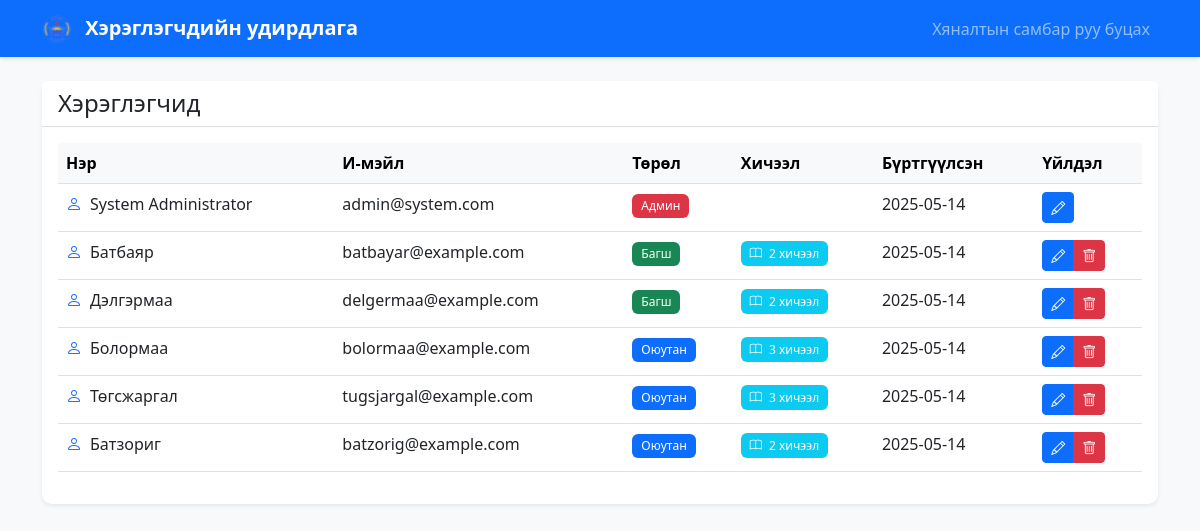
Screenshot of /users/manage.php (signed in) with the database file from the repository.
### tables this page shows
CREATE TABLE IF NOT EXISTS users (
    id INT AUTO_INCREMENT PRIMARY KEY,
    name VARCHAR(255) NOT NULL,
    email VARCHAR(255) NOT NULL UNIQUE,
    password VARCHAR(255) NOT NULL,
    role ENUM('admin', 'teacher', 'student') NOT NULL,
    created_at TIMESTAMP DEFAULT CURRENT_TIMESTAMP
);

### users/manage.php (the view, shortened to what this page needs)
<?php
require_once '../db.php';
$stmt = $conn->prepare("
    SELECT
        u.id,
        u.name,
        u.email,
        u.role,
        u.created_at,
        (SELECT COUNT(*) FROM courses WHERE teacher_id = u.id) as course_count,
        (SELECT COUNT(*) FROM course_enrollments WHERE student_id = u.id) as enrolled_courses
    FROM users u
    ORDER BY u.created_at DESC
");
$stmt->execute();
$users = $stmt->get_result()->fetch_all(MYSQLI_ASSOC);
?>
<!DOCTYPE html>
<html lang="mn">
<head>
    <link href="https://cdn.jsdelivr.net/npm/bootstrap@5.3.0/dist/css/bootstrap.min.css" rel="stylesheet">
    <link rel="stylesheet" href="https://cdn.jsdelivr.net/npm/bootstrap-icons@1.7.2/font/bootstrap-icons.css">
    <link rel="stylesheet" href="../css/style.css">
</head>
<body class="bg-light">
    <nav class="navbar navbar-expand-lg navbar-dark bg-primary">
        <div class="container">
            <a class="navbar-brand" href="../dashboard/admin.php">
                <img src="../assets/logo.png" alt="Logo" height="30" class="d-inline-block align-text-top me-2">
                Хэрэглэгчдийн удирдлага
            </a>
            <div class="collapse navbar-collapse" id="navbarNav">
                <ul class="navbar-nav ms-auto">
                    <li class="nav-item">
                        <a class="nav-link" href="../dashboard/admin.php">Хяналтын самбар руу буцах</a>
                    </li>
                </ul>
            </div>
        </div>
    </nav>
    <div class="container mt-4">
        <div class="card shadow-sm">
            <div class="card-header bg-white">
                <h4 class="mb-0">Хэрэглэгчид</h4>
            </div>
            <div class="card-body">
                <div class="table-responsive">
                    <table class="table table-hover">
                        <thead class="table-light">
                            <tr>
                                <th>Нэр</th>
                                <th>И-мэйл</th>
                                <th>Төрөл</th>
                                <th>Хичээл</th>
                                <th>Бүртгүүлсэн</th>
                                <th>Үйлдэл</th>
                            </tr>
                        </thead>
                        <tbody>
                            <?php foreach ($users as $user): ?>
                                <tr>
                                    <td>
                                        <div class="d-flex align-items-center">
                                            <i class="bi bi-person text-primary me-2"></i>
                                            <?php echo htmlspecialchars($user['name']); ?>
                                        </div>
                                    </td>
                                    <td><?php echo htmlspecialchars($user['email']); ?></td>
                                    <td>
                                        <span class="badge bg-<?php
                                            echo $user['role'] === 'admin' ? 'danger' :
                                                ($user['role'] === 'teacher' ? 'success' : 'primary');
                                        ?>">
                                            <?php
                                            echo $user['role'] === 'admin' ? 'Админ' :
                                                ($user['role'] === 'teacher' ? 'Багш' : 'Оюутан');
                                            ?>
                                        </span>
                                    </td>
                                    <td>
                                        <?php if ($user['role'] === 'teacher'): ?>
                                            <span class="badge bg-info">
                                                <i class="bi bi-book me-1"></i>
                                                <?php echo $user['course_count']; ?> хичээл
                                            </span>
                                        <?php elseif ($user['role'] === 'student'): ?>
                                            <span class="badge bg-info">
                                                <i class="bi bi-book me-1"></i>
                                                <?php echo $user['enrolled_courses']; ?> хичээл
                                            </span>
                                        <?php endif; ?>
                                    </td>
                                    <td><?php echo date('Y-m-d', strtotime($user['created_at'])); ?></td>
                                    <td>
                                        <div class="btn-group">
                                            <button type="button"
                                                    class="btn btn-primary btn-sm"
                                                    data-bs-toggle="modal"
                                                    data-bs-target="#editModal<?php echo $user['id']; ?>">
                                                <i class="bi bi-pencil"></i>
                                            </button>
                                            <?php if ($user['id'] != $_SESSION['user_id']): ?>
                                                <button type="button"
                                                        class="btn btn-danger btn-sm"
                                                        data-bs-toggle="modal"
                                                        data-bs-target="#deleteModal<?php echo $user['id']; ?>">
                                                    <i class="bi bi-trash"></i>
                                                </button>
                                            <?php endif; ?>
                                        </div>
                                    </td>
                                </tr>
                            <?php endforeach; ?>
                        </tbody>
                    </table>
                </div>
            </div>
        </div>
    </div>
</body>
</html>

### css/style.css (style rules this page uses)
body { min-height: 100vh; display: flex; flex-direction: column; }
.card { border: none; border-radius: 10px; }
.card-header { border-bottom: 1px solid rgba(0,0,0,.125); background-color: #fff; }
.table th { border-top: none; background-color: #f8f9fa; }
.btn-primary { background-color: #0d6efd; border-color: #0d6efd; }
.badge { padding: 0.5em 0.75em; font-weight: 500; }
.navbar { box-shadow: 0 2px 4px rgba(0,0,0,.1); }
.navbar-brand { font-weight: 600; }

### rows the page displays
users: name "System Administrator", email "admin@system.com", role "Админ", created_at "2025-05-14"
users: name "Батбаяр", email "batbayar@example.com", role "Багш", course_count "2", created_at "2025-05-14"
users: name "Дэлгэрмаа", email "delgermaa@example.com", role "Багш", course_count "2", created_at "2025-05-14"
users: name "Болормаа", email "bolormaa@example.com", role "Оюутан", enrolled_courses "3", created_at "2025-05-14"
users: name "Төгсжаргал", email "tugsjargal@example.com", role "Оюутан", enrolled_courses "3", created_at "2025-05-14"
users: name "Батзориг", email "batzorig@example.com", role "Оюутан", enrolled_courses "2", created_at "2025-05-14"
